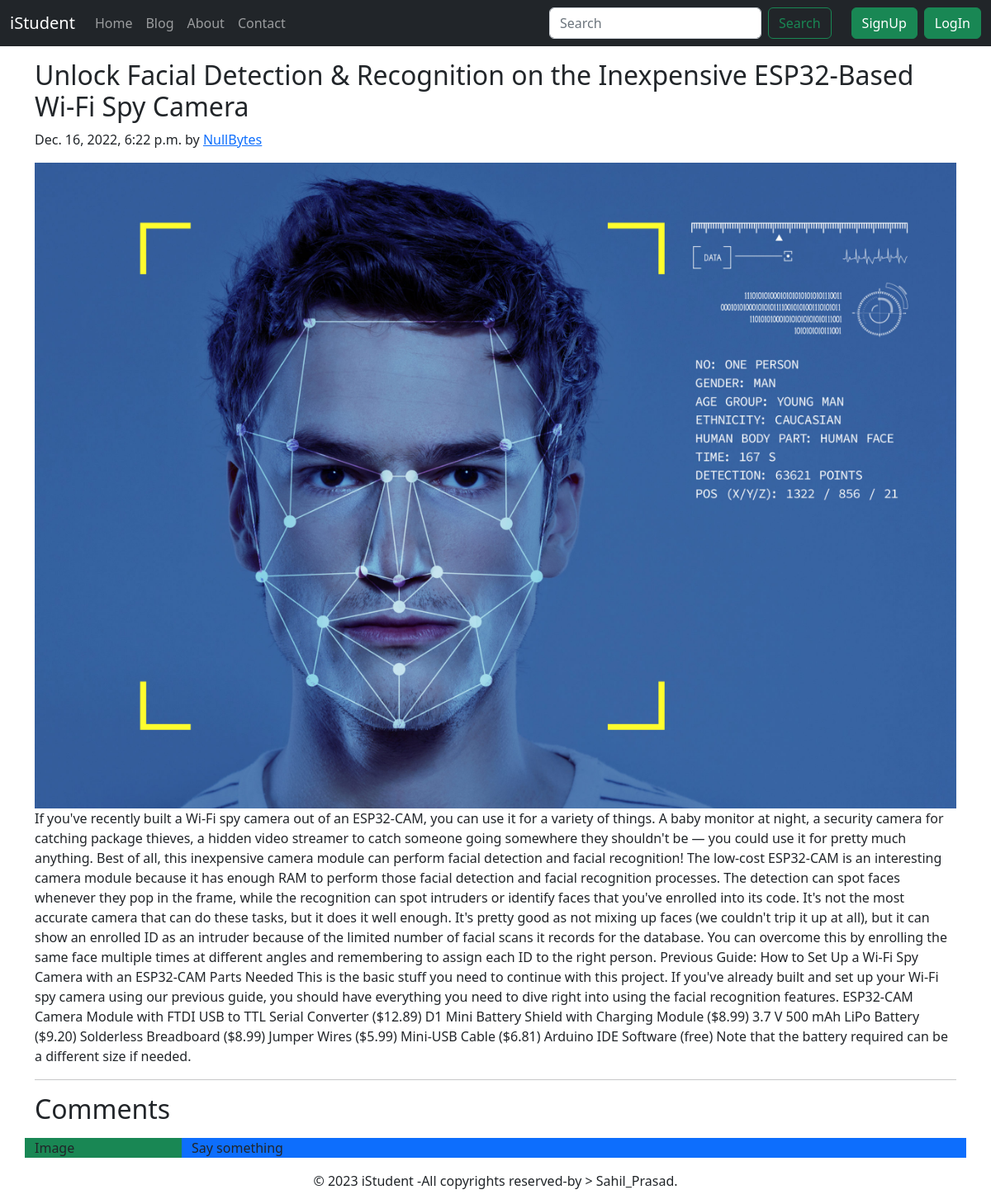
Page /blog/Face-Rocog on the committed database.
### blog/models.py (models this page shows, shortened)
class Post(models.Model):
    srn=models.AutoField(primary_key=True)
    title= models.CharField(max_length=100)
    content=models.TextField()
    author= models.CharField(max_length=20)
    slug= models.CharField(max_length=50,blank=True)
    image=models.ImageField(upload_to='static/blog',blank=True)
    date=models.DateTimeField(blank=True)

### blog/views.py (the view)
# urls.py: path('<str:slug>', views.blogPost, name='blogPost'),
def blogPost(request,slug):
    post=Post.objects.filter(slug=slug).first()
    context={'post':post}
    return render(request,'blog/blogPost.html',context)

### templates/blog/blogPost.html (shortened to what this page needs)
{% extends 'basic.html' %}
{% block body %}
  <div class="container my-3">
    <h2 class="blog-post-title">{{ post.title }}</h2>
    <p class="blog-post-meta">
      {{ post.date }} by <a href="/about/">{{ post.author }}</a>
    </p>
    <img src="{{ post.image.url }}" class="img-fluid" alt="..." />
    <p>{{ post.content }}</p>
    <hr />
  </div>
  <div class="container">
    <h2>Comments</h2>
    <div class="row my-3">
      <div class="col-md-2 bg-success">Image</div>
      <div class="col-md-10 bg-primary">Say something</div>
    </div>
  </div>
{% endblock %}

### rows in the picture
Post: title "Unlock Facial Detection & Recognition on the Inexpensive ESP32-Based Wi-Fi Spy Camera", date "Dec. 16, 2022, 6:22 p.m.", author "NullBytes", image (picture), content "If you've recently built a Wi-Fi spy camera out of an ESP32-CAM, you can use it for a variety of things. A baby monitor at night, a security camera for catching package thieves, a hidden video streamer to catch someone going somewhere they shouldn't be — you could use it for pretty much anything. Best of all, this inexpensive camera module can perform facial detection and facial recognition! The low-cost ESP32-CAM is an interesting camera module because it has enough RAM to perform those facial detection and facial recognition processes. The detection can spot faces whenever they pop in the frame, while the recognition can spot intruders or identify faces that you've enrolled into its code.…"
